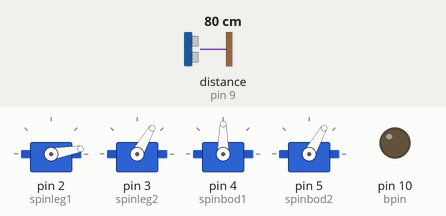
Recording of a sketch running on a simulated Arduino Uno, built with avr-gcc and run on an emulated ATmega328P. On the bench: 4 × servo, output pins drawn as LEDs (lit = HIGH). Wiring (inferred from the names in the program): ultrasonic range finder: trigger pin 8; echo pin 9. Inputs (shaded band) come from the test bench; at power-on: distance to the obstacle (sensor on pin 9) 80 cm. The echo pulse lasts 58.3 µs per cm; pins used as bus, display or sensor lines are not drawn.

Above: at 0.9 s.
4.1 s: distance to the obstacle (sensor on pin 9) set to 12 cm
At 4.31 s:
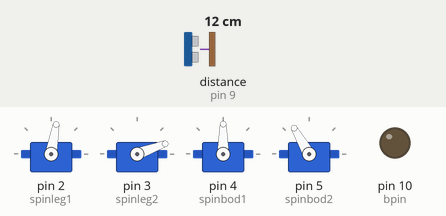
8.2 s: distance to the obstacle (sensor on pin 9) set to 9 cm
At 10.5 s:
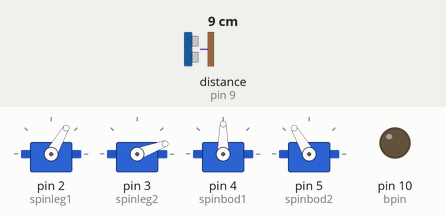
12.3 s: distance to the obstacle (sensor on pin 9) set to 7 cm
16.4 s: distance to the obstacle (sensor on pin 9) set to 4 cm
At 16.7 s:
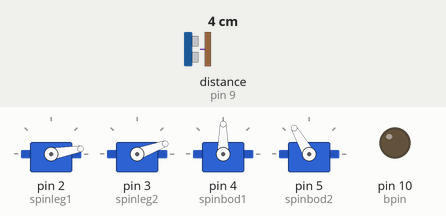
20.5 s: distance to the obstacle (sensor on pin 9) set to 18 cm
At 21.3 s:
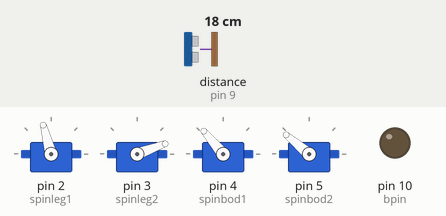
24.6 s: distance to the obstacle (sensor on pin 9) set to 2 cm
Timing chart, 0 to 29.7 s (numbered marks = the images above; inputs shaded):
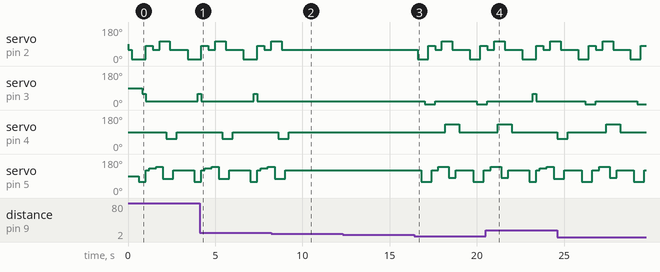

The sketch:

mino_robo_ncom.ino
```cpp
 #include<Servo.h>
int spinleg1=2;
int spinleg2=3;
int spinbod1=4;
int spinbod2=5;
Servo myday1;
Servo myday2;
Servo myday3;
Servo myday4;
int dt=200;
int d=0;
int echopin=9;
int trigpin=8;
int duration;
int dist=0;
  int bpin=10;
int r=200;
int t=100;

void setup() {
  // put your setup code here, to run once:
myday1.attach(spinleg1);
  myday2.attach(spinleg2);
  myday3.attach(spinbod1);
  myday4.attach(spinbod2);
pinMode(bpin,OUTPUT);
  pinMode(echopin,INPUT);
  pinMode(trigpin,OUTPUT);
  Serial.begin(9600);
}
void loop() {
    digitalWrite(trigpin,HIGH);
  delayMicroseconds(10);
  digitalWrite(trigpin,LOW);
  delayMicroseconds(10);
  duration=pulseIn(echopin,HIGH);
dist=duration/58;
if (dist<5){
moveback();
}
if (dist>=10 ){
  moveforward();

}

}
void dance1(){
  striaght();
  delay(dt);
myday1.write(20);
myday4.write(170);
delay(dt);
myday1.write(60);
delay(dt);
myday4.write(110);
delay(dt);
myday1.write(20);
myday4.write(170);
delay(dt);
myday1.write(60);
myday4.write(110);
delay(dt);

  striaght();
  delay(t);
myday1.write(30);
myday4.write(160);
delay(t);
myday1.write(60);
delay(t);
myday4.write(110);
delay(t);
myday1.write(30);
myday4.write(160);
delay(t);
myday1.write(60);
myday4.write(110);
delay(dt);

myday1.write(20);
myday4.write(170);
delay(dt);
myday1.write(60);
delay(dt);
myday4.write(110);
delay(dt);
myday1.write(20);
myday4.write(170);
delay(dt);
myday1.write(60);
myday4.write(110);
delay(dt);
}
void dance2(){
myday4.write(60);
delay(dt);
myday4.write(110);
delay(dt);

myday1.write(90);
delay(dt);
myday1.write(60);
delay(dt);

myday4.write(60);
delay(dt);
myday4.write(110);
delay(dt);

myday1.write(90);
delay(dt);
myday1.write(60);
delay(dt);

striaght();
myday2.write(70);
delay(dt);
myday2.write(20);
delay(dt);
 myday2.write(70);
myday2.write(20);
  myday2.write(70);
  myday2.write(20);
  delay(dt);

 striaght();
myday3.write(130);
delay(dt);
myday3.write(90);
delay(dt);
 myday3.write(130);
myday3.write(90);
  myday3.write(130);
  myday3.write(90);
  delay(dt);

 striaght();
  delay(dt);
  myday4.write(140);
delay(dt);
myday1.write(105);
    delay(dt);
    myday4.write(110);
delay(dt);
    myday4.write(140);
    delay(dt);
    myday4.write(110);
      delay(dt);
myday4.write(60);
 delay(t);
    myday4.write(110);
          delay(t);
myday4.write(60);
delay(t);
    myday4.write(110);
       delay(dt);
       myday1.write(60);
        delay(dt);
        striaght();
delay(250);
melody1();
        striaght();
  delay(dt);
  myday4.write(140);
delay(dt);
myday1.write(105);
    delay(dt);
    myday4.write(110);
delay(dt);
    myday4.write(140);
    delay(dt);
    myday4.write(110);
      delay(dt);
myday4.write(60);
 delay(t);
    myday4.write(110);
          delay(t);
myday4.write(60);
delay(t);
    myday4.write(110);
       delay(dt);
       myday1.write(60);
        delay(dt);
        striaght();

        delay(dt);
        myday1.write(10);
  delay(dt);
myday4.write(55);
 delay(dt);
 myday1.write(60);
  delay(dt);
 myday1.write(10);
  delay(dt);
 myday1.write(60);
   delay(dt);
 myday1.write(90);
 delay(dt);
 myday1.write(60);
  delay(t);
 myday1.write(90);
   delay(t);
 myday1.write(60);
   delay(t);
 myday1.write(90);
   delay(t);
    delay(dt);
 myday1.write(60);
 delay(dt);
 striaght();

delay(dt);
myday1.write(90);
delay(t);
myday4.write(60);
delay(dt);
striaght();
delay(dt);
myday1.write(20);
delay(t);
myday4.write(130);
delay(dt);
striaght();


}


 void striaght(){
  myday1.write(60);
  myday3.write(90);
}

void moveforward(){
  striaght();
  delay(dt);
   myday1.write(10);
  delay(dt);

 myday1.write(10);
  delay(dt);
myday4.write(60);
 delay(dt);
myday2.write(60);
delay(dt);
myday2.write(20);
myday4.write(120);
myday1.write(80);
delay(dt);
myday4.write(130);
delay(dt);
myday1.write(60);
delay(d);
myday2.write(20);
delay(dt);

myday4.write(140);
delay(dt);
myday1.write(105);
    delay(dt);
     myday4.write(75);
  delay(dt);
   myday3.write(55);
 delay(dt);
 myday1.write(60);
 delay(dt);
 myday4.write(120);
 delay(dt);
 myday3.write(90);
 delay(dt);
myday2.write(20);
delay(dt);

  striaght();


}

void melody1(){
  tone(bpin,1000,100);
  delay(r);
  tone(bpin,100,100);
  delay(r);
  tone(bpin,840,100);
  delay(r);
  tone(bpin,100,10);
  delay(r);
  tone(bpin,1000,100);
  delay(r);
  tone(bpin,100,100);
  delay(r);
  tone(bpin,3330,10);
  delay(r);
  tone(bpin,100,100);
  delay(r);
  tone(bpin,100,10);
  delay(r);
  tone(bpin,1000,100);
  delay(r);
  tone(bpin,100,10);
  delay(r);
  tone(bpin,830,100);
  delay(r);
  tone(bpin,740,10);
  delay(r);
  tone(bpin,1000,100);
  delay(r);
  tone(bpin,440,100);
  delay(r);
  tone(bpin,100,100);
  delay(r);
  tone(bpin,10,10);
  delay(r);
}
  void melody2(){
    tone(bpin,1000,100);
  delay(r);
  tone(bpin,100,100);
  delay(r);
  tone(bpin,1000,100);
  delay(r);
  tone(bpin,100,10);
  delay(r);
  tone(bpin,1000,100);
  delay(r);
  tone(bpin,100,100);
  delay(r);
}

void moveback(){
    striaght();
    delay(dt);
     myday1.write(10);
  delay(dt);
myday4.write(60);
 delay(dt);
myday2.write(5);
delay(dt);
myday1.write(80);
delay(dt);
myday4.write(120);
delay(dt);
myday1.write(60);
delay(d);
myday2.write(20);
delay(dt);

myday4.write(140);
delay(dt);
myday1.write(105);
    delay(dt);
  myday3.write(130);
  delay(dt);
 myday4.write(80);
 delay(dt);
 myday1.write(60);
 delay(dt);
 myday4.write(120);
 delay(dt);
 myday3.write(90);
 delay(dt);
myday2.write(20);
delay(dt);
striaght();
}
```

Measured:
- the behaviour switches between 11 and 10 cm on distance to the obstacle (sensor on pin 9) (found by bisection; images 1 and 2)
- the behaviour switches between 6 and 5 cm on distance to the obstacle (sensor on pin 9) (found by bisection; images 2 and 3)
- after the input at 8.2 s, servo on pin 2 (spinleg1): goes on until 8.8 s, then stays 60°; servo on pin 3 (spinleg2): stays 20° (without the input it goes to 60° after 2.2 s); servo on pin 4 (spinbod1): goes on until 9.2 s, then stays 90°; servo on pin 5 (spinbod2): goes on until 9.0 s, then stays 120°
- after the input at 12.3 s, every drawn part: stays the same
- after the input at 16.4 s, servo on pin 2 (spinleg1): 60° → 10° after 0.20 s, → 80° 0.60 s later, → 60° 0.40 s later, → 105° 0.40 s later, … (7 changes in this stretch); servo on pin 3 (spinleg2): 20° → 5° after 0.60 s, → 20° 0.60 s later, → 5° 2.4 s later
- after the input at 20.5 s, servo on pin 4 (spinbod1): goes on until 22.0 s, then stays 90°
